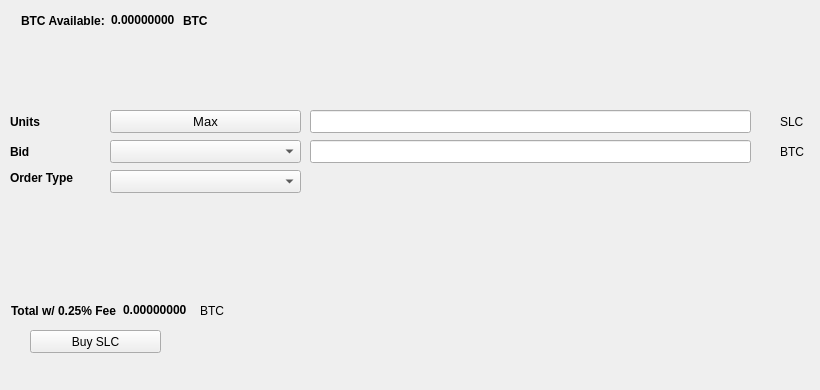
   <widget class="QWidget" name="BuyTab">
    <attribute name="title">
     <string>Buy</string>
    </attribute>
    <widget class="QPushButton" name="BuyPIV">
     <property name="geometry">
      <rect>
       <x>30</x>
       <y>330</y>
       <width>131</width>
       <height>23</height>
      </rect>
     </property>
     <property name="text">
      <string>Buy SLC</string>
     </property>
     <property name="icon">
      <iconset resource="../slc.qrc">
       <normaloff>:/icons/bitcoin</normaloff>:/icons/bitcoin</iconset>
     </property>
    </widget>
    <widget class="QLabel" name="label_3">
     <property name="geometry">
      <rect>
       <x>10</x>
       <y>110</y>
       <width>46</width>
       <height>23</height>
      </rect>
     </property>
     <property name="font">
      <font>
       <weight>75</weight>
       <bold>true</bold>
      </font>
     </property>
     <property name="text">
      <string>Units</string>
     </property>
    </widget>
    <widget class="QLineEdit" name="UnitsInput">
     <property name="geometry">
      <rect>
       <x>310</x>
       <y>110</y>
       <width>441</width>
       <height>23</height>
      </rect>
     </property>
     <property name="font">
      <font>
       <pointsize>9</pointsize>
       <weight>75</weight>
       <bold>true</bold>
      </font>
     </property>
    </widget>
    <widget class="QLineEdit" name="BuyBidPriceEdit">
     <property name="geometry">
      <rect>
       <x>310</x>
       <y>140</y>
       <width>441</width>
       <height>23</height>
      </rect>
     </property>
     <property name="font">
      <font>
       <pointsize>9</pointsize>
       <weight>75</weight>
       <bold>true</bold>
      </font>
     </property>
    </widget>
    <widget class="QLabel" name="label_4">
     <property name="geometry">
      <rect>
       <x>780</x>
       <y>110</y>
       <width>31</width>
       <height>23</height>
      </rect>
     </property>
     <property name="text">
      <string>SLC</string>
     </property>
    </widget>
    <widget class="QLabel" name="label_5">
     <property name="geometry">
      <rect>
       <x>780</x>
       <y>140</y>
       <width>31</width>
       <height>23</height>
      </rect>
     </property>
     <property name="text">
      <string>BTC</string>
     </property>
    </widget>
    <widget class="QLabel" name="label_6">
     <property name="geometry">
      <rect>
       <x>10</x>
       <y>140</y>
       <width>46</width>
       <height>23</height>
      </rect>
     </property>
     <property name="font">
      <font>
       <weight>75</weight>
       <bold>true</bold>
      </font>
     </property>
     <property name="text">
      <string>Bid</string>
     </property>
    </widget>
    <widget class="QLabel" name="label_7">
     <property name="geometry">
      <rect>
       <x>10</x>
       <y>170</y>
       <width>91</width>
       <height>16</height>
      </rect>
     </property>
     <property name="font">
      <font>
       <weight>75</weight>
       <bold>true</bold>
      </font>
     </property>
     <property name="text">
      <string>Order Type</string>
     </property>
    </widget>
    <widget class="QPushButton" name="Buy_Max_Amount">
     <property name="geometry">
      <rect>
       <x>110</x>
       <y>110</y>
       <width>191</width>
       <height>23</height>
      </rect>
     </property>
     <property name="font">
      <font>
       <pointsize>10</pointsize>
      </font>
     </property>
     <property name="text">
      <string>Max</string>
     </property>
    </widget>
    <widget class="QComboBox" name="BuyBidcomboBox">
     <property name="geometry">
      <rect>
       <x>110</x>
       <y>140</y>
       <width>191</width>
       <height>23</height>
      </rect>
     </property>
     <property name="font">
      <font>
       <pointsize>10</pointsize>
      </font>
     </property>
    </widget>
    <widget class="QComboBox" name="buyOrdertypeCombo">
     <property name="geometry">
      <rect>
       <x>110</x>
       <y>170</y>
       <width>191</width>
       <height>23</height>
      </rect>
     </property>
     <property name="font">
      <font>
       <pointsize>10</pointsize>
      </font>
     </property>
    </widget>
    <widget class="QWidget" name="layoutWidget1">
     <property name="geometry">
      <rect>
       <x>21</x>
       <y>11</y>
       <width>227</width>
       <height>19</height>
      </rect>
     </property>
     <layout class="QHBoxLayout" name="horizontalLayout_3">
      <item>
       <widget class="QLabel" name="label232">
        <property name="font">
         <font>
          <weight>75</weight>
          <bold>true</bold>
         </font>
        </property>
        <property name="text">
         <string>BTC Available:</string>
        </property>
       </widget>
      </item>
      <item>
       <widget class="QLabel" name="BtcAvailableLbl">
        <property name="palette">
         <palette>
          <active>
           <colorrole role="WindowText">
            <brush brushstyle="SolidPattern">
             <color alpha="255">
              <red>0</red>
              <green>0</green>
              <blue>0</blue>
             </color>
            </brush>
           </colorrole>
           <colorrole role="Button">
            <brush brushstyle="SolidPattern">
             <color alpha="255">
              <red>0</red>
              <green>170</green>
              <blue>0</blue>
             </color>
            </brush>
           </colorrole>
           <colorrole role="Light">
            <brush brushstyle="SolidPattern">
             <color alpha="255">
              <red>0</red>
              <green>255</green>
              <blue>0</blue>
             </color>
            </brush>
           </colorrole>
           <colorrole role="Midlight">
            <brush brushstyle="SolidPattern">
             <color alpha="255">
              <red>0</red>
              <green>212</green>
              <blue>0</blue>
             </color>
            </brush>
           </colorrole>
           <colorrole role="Dark">
            <brush brushstyle="SolidPattern">
             <color alpha="255">
              <red>0</red>
              <green>85</green>
              <blue>0</blue>
             </color>
            </brush>
           </colorrole>
           <colorrole role="Mid">
            <brush brushstyle="SolidPattern">
             <color alpha="255">
              <red>0</red>
              <green>113</green>
              <blue>0</blue>
             </color>
            </brush>
           </colorrole>
           <colorrole role="Text">
            <brush brushstyle="SolidPattern">
             <color alpha="255">
              <red>0</red>
              <green>170</green>
              <blue>0</blue>
             </color>
            </brush>
           </colorrole>
           <colorrole role="BrightText">
            <brush brushstyle="SolidPattern">
             <color alpha="255">
              <red>255</red>
              <green>255</green>
              <blue>255</blue>
             </color>
            </brush>
           </colorrole>
           <colorrole role="ButtonText">
            <brush brushstyle="SolidPattern">
             <color alpha="255">
              <red>0</red>
              <green>0</green>
              <blue>0</blue>
             </color>
            </brush>
           </colorrole>
           <colorrole role="Base">
            <brush brushstyle="SolidPattern">
             <color alpha="255">
              <red>255</red>
              <green>255</green>
              <blue>255</blue>
             </color>
            </brush>
           </colorrole>
           <colorrole role="Window">
            <brush brushstyle="SolidPattern">
             <color alpha="255">
              <red>0</red>
              <green>170</green>
              <blue>0</blue>
             </color>
            </brush>
           </colorrole>
           <colorrole role="Shadow">
            <brush brushstyle="SolidPattern">
             <color alpha="255">
              <red>0</red>
              <green>0</green>
              <blue>0</blue>
             </color>
            </brush>
           </colorrole>
           <colorrole role="AlternateBase">
            <brush brushstyle="SolidPattern">
             <color alpha="255">
              <red>127</red>
              <green>212</green>
              <blue>127</blue>
             </color>
            </brush>
           </colorrole>
           <colorrole role="ToolTipBase">
            <brush brushstyle="SolidPattern">
             <color alpha="255">
              <red>255</red>
              <green>255</green>
              <blue>220</blue>
             </color>
            </brush>
           </colorrole>
           <colorrole role="ToolTipText">
            <brush brushstyle="SolidPattern">
             <color alpha="255">
              <red>0</red>
              <green>0</green>
              <blue>0</blue>
             </color>
            </brush>
           </colorrole>
          </active>
          <inactive>
           <colorrole role="WindowText">
            <brush brushstyle="SolidPattern">
             <color alpha="255">
              <red>0</red>
              <green>0</green>
              <blue>0</blue>
             </color>
            </brush>
           </colorrole>
           <colorrole role="Button">
            <brush brushstyle="SolidPattern">
             <color alpha="255">
              <red>0</red>
              <green>170</green>
              <blue>0</blue>
             </color>
            </brush>
           </colorrole>
           <colorrole role="Light">
            <brush brushstyle="SolidPattern">
             <color alpha="255">
              <red>0</red>
              <green>255</green>
              <blue>0</blue>
             </color>
            </brush>
           </colorrole>
           <colorrole role="Midlight">
            <brush brushstyle="SolidPattern">
             <color alpha="255">
              <red>0</red>
              <green>212</green>
              <blue>0</blue>
             </color>
            </brush>
           </colorrole>
           <colorrole role="Dark">
            <brush brushstyle="SolidPattern">
             <color alpha="255">
              <red>0</red>
              <green>85</green>
              <blue>0</blue>
             </color>
            </brush>
           </colorrole>
           <colorrole role="Mid">
            <brush brushstyle="SolidPattern">
             <color alpha="255">
              <red>0</red>
              <green>113</green>
              <blue>0</blue>
             </color>
            </brush>
           </colorrole>
           <colorrole role="Text">
            <brush brushstyle="SolidPattern">
             <color alpha="255">
              <red>0</red>
              <green>170</green>
              <blue>0</blue>
             </color>
            </brush>
           </colorrole>
           <colorrole role="BrightText">
            <brush brushstyle="SolidPattern">
             <color alpha="255">
              <red>255</red>
              <green>255</green>
              <blue>255</blue>
             </color>
            </brush>
           </colorrole>
           <colorrole role="ButtonText">
            <brush brushstyle="SolidPattern">
             <color alpha="255">
              <red>0</red>
              <green>0</green>
              <blue>0</blue>
             </color>
            </brush>
           </colorrole>
           <colorrole role="Base">
            <brush brushstyle="SolidPattern">
             <color alpha="255">
              <red>255</red>
              <green>255</green>
              <blue>255</blue>
             </color>
            </brush>
           </colorrole>
           <colorrole role="Window">
            <brush brushstyle="SolidPattern">
             <color alpha="255">
              <red>0</red>
              <green>170</green>
              <blue>0</blue>
             </color>
            </brush>
           </colorrole>
           <colorrole role="Shadow">
            <brush brushstyle="SolidPattern">
             <color alpha="255">
              <red>0</red>
              <green>0</green>
              <blue>0</blue>
             </color>
            </brush>
           </colorrole>
           <colorrole role="AlternateBase">
            <brush brushstyle="SolidPattern">
             <color alpha="255">
              <red>127</red>
              <green>212</green>
              <blue>127</blue>
             </color>
            </brush>
           </colorrole>
           <colorrole role="ToolTipBase">
            <brush brushstyle="SolidPattern">
             <color alpha="255">
              <red>255</red>
              <green>255</green>
              <blue>220</blue>
             </color>
            </brush>
           </colorrole>
           <colorrole role="ToolTipText">
            <brush brushstyle="SolidPattern">
             <color alpha="255">
              <red>0</red>
              <green>0</green>
              <blue>0</blue>
             </color>
            </brush>
           </colorrole>
          </inactive>
          <disabled>
           <colorrole role="WindowText">
            <brush brushstyle="SolidPattern">
             <color alpha="255">
              <red>0</red>
              <green>85</green>
              <blue>0</blue>
             </color>
            </brush>
           </colorrole>
           <colorrole role="Button">
            <brush brushstyle="SolidPattern">
             <color alpha="255">
              <red>0</red>
              <green>170</green>
              <blue>0</blue>
             </color>
            </brush>
           </colorrole>
           <colorrole role="Light">
            <brush brushstyle="SolidPattern">
             <color alpha="255">
              <red>0</red>
              <green>255</green>
              <blue>0</blue>
             </color>
            </brush>
           </colorrole>
           <colorrole role="Midlight">
            <brush brushstyle="SolidPattern">
             <color alpha="255">
              <red>0</red>
              <green>212</green>
              <blue>0</blue>
             </color>
            </brush>
           </colorrole>
           <colorrole role="Dark">
            <brush brushstyle="SolidPattern">
             <color alpha="255">
              <red>0</red>
              <green>85</green>
              <blue>0</blue>
             </color>
            </brush>
           </colorrole>
           <colorrole role="Mid">
            <brush brushstyle="SolidPattern">
             <color alpha="255">
              <red>0</red>
              <green>113</green>
              <blue>0</blue>
             </color>
            </brush>
           </colorrole>
           <colorrole role="Text">
            <brush brushstyle="SolidPattern">
             <color alpha="255">
              <red>0</red>
              <green>85</green>
              <blue>0</blue>
             </color>
            </brush>
           </colorrole>
           <colorrole role="BrightText">
            <brush brushstyle="SolidPattern">
             <color alpha="255">
              <red>255</red>
              <green>255</green>
              <blue>255</blue>
             </color>
            </brush>
           </colorrole>
           <colorrole role="ButtonText">
            <brush brushstyle="SolidPattern">
             <color alpha="255">
              <red>0</red>
              <green>85</green>
              <blue>0</blue>
             </color>
            </brush>
           </colorrole>
           <colorrole role="Base">
            <brush brushstyle="SolidPattern">
             <color alpha="255">
              <red>0</red>
              <green>170</green>
              <blue>0</blue>
             </color>
            </brush>
           </colorrole>
           <colorrole role="Window">
            <brush brushstyle="SolidPattern">
             <color alpha="255">
              <red>0</red>
              <green>170</green>
              <blue>0</blue>
             </color>
            </brush>
           </colorrole>
           <colorrole role="Shadow">
            <brush brushstyle="SolidPattern">
             <color alpha="255">
              <red>0</red>
              <green>0</green>
              <blue>0</blue>
             </color>
            </brush>
           </colorrole>
           <colorrole role="AlternateBase">
            <brush brushstyle="SolidPattern">
             <color alpha="255">
              <red>0</red>
              <green>170</green>
              <blue>0</blue>
             </color>
            </brush>
           </colorrole>
           <colorrole role="ToolTipBase">
            <brush brushstyle="SolidPattern">
             <color alpha="255">
              <red>255</red>
              <green>255</green>
              <blue>220</blue>
             </color>
            </brush>
           </colorrole>
           <colorrole role="ToolTipText">
            <brush brushstyle="SolidPattern">
             <color alpha="255">
              <red>0</red>
              <green>0</green>
              <blue>0</blue>
             </color>
            </brush>
           </colorrole>
          </disabled>
         </palette>
        </property>
        <property name="font">
         <font>
          <weight>75</weight>
          <bold>true</bold>
         </font>
        </property>
        <property name="text">
         <string>0.00000000</string>
        </property>
        <property name="textInteractionFlags">
         <set>Qt::LinksAccessibleByMouse|Qt::TextSelectableByKeyboard|Qt::TextSelectableByMouse</set>
        </property>
       </widget>
      </item>
      <item>
       <widget class="QLabel" name="BtcAvailableLbl_2">
        <property name="font">
         <font>
          <weight>75</weight>
          <bold>true</bold>
         </font>
        </property>
        <property name="text">
         <string>BTC</string>
        </property>
       </widget>
      </item>
     </layout>
    </widget>
    <widget class="QWidget" name="layoutWidge2">
     <property name="geometry">
      <rect>
       <x>11</x>
       <y>301</y>
       <width>259</width>
       <height>19</height>
      </rect>
     </property>
     <layout class="QHBoxLayout" name="horizontalLayout_4">
      <item>
       <widget class="QLabel" name="label_9">
        <property name="font">
         <font>
          <weight>75</weight>
          <bold>true</bold>
         </font>
        </property>
        <property name="text">
         <string>Total w/ 0.25% Fee</string>
        </property>
       </widget>
      </item>
      <item>
       <widget class="QLabel" name="BuyCostLabel">
        <property name="palette">
         <palette>
          <active>
           <colorrole role="WindowText">
            <brush brushstyle="SolidPattern">
             <color alpha="255">
              <red>0</red>
              <green>0</green>
              <blue>0</blue>
             </color>
            </brush>
           </colorrole>
           <colorrole role="Button">
            <brush brushstyle="SolidPattern">
             <color alpha="255">
              <red>0</red>
              <green>170</green>
              <blue>0</blue>
             </color>
            </brush>
           </colorrole>
           <colorrole role="Light">
            <brush brushstyle="SolidPattern">
             <color alpha="255">
              <red>0</red>
              <green>255</green>
              <blue>0</blue>
             </color>
            </brush>
           </colorrole>
           <colorrole role="Midlight">
            <brush brushstyle="SolidPattern">
             <color alpha="255">
              <red>0</red>
              <green>212</green>
              <blue>0</blue>
             </color>
            </brush>
           </colorrole>
           <colorrole role="Dark">
            <brush brushstyle="SolidPattern">
             <color alpha="255">
              <red>0</red>
              <green>85</green>
              <blue>0</blue>
             </color>
            </brush>
           </colorrole>
           <colorrole role="Mid">
            <brush brushstyle="SolidPattern">
             <color alpha="255">
              <red>0</red>
              <green>113</green>
              <blue>0</blue>
             </color>
            </brush>
           </colorrole>
           <colorrole role="Text">
            <brush brushstyle="SolidPattern">
             <color alpha="255">
              <red>0</red>
              <green>170</green>
              <blue>0</blue>
             </color>
            </brush>
           </colorrole>
           <colorrole role="BrightText">
            <brush brushstyle="SolidPattern">
             <color alpha="255">
              <red>255</red>
              <green>255</green>
              <blue>255</blue>
             </color>
            </brush>
           </colorrole>
           <colorrole role="ButtonText">
            <brush brushstyle="SolidPattern">
             <color alpha="255">
              <red>0</red>
              <green>0</green>
              <blue>0</blue>
             </color>
            </brush>
           </colorrole>
           <colorrole role="Base">
            <brush brushstyle="SolidPattern">
             <color alpha="255">
              <red>255</red>
              <green>255</green>
              <blue>255</blue>
             </color>
            </brush>
           </colorrole>
           <colorrole role="Window">
            <brush brushstyle="SolidPattern">
             <color alpha="255">
              <red>0</red>
              <green>170</green>
              <blue>0</blue>
             </color>
            </brush>
           </colorrole>
           <colorrole role="Shadow">
            <brush brushstyle="SolidPattern">
             <color alpha="255">
              <red>0</red>
              <green>0</green>
              <blue>0</blue>
             </color>
            </brush>
           </colorrole>
           <colorrole role="AlternateBase">
            <brush brushstyle="SolidPattern">
             <color alpha="255">
              <red>127</red>
              <green>212</green>
              <blue>127</blue>
             </color>
            </brush>
           </colorrole>
           <colorrole role="ToolTipBase">
            <brush brushstyle="SolidPattern">
             <color alpha="255">
              <red>255</red>
              <green>255</green>
              <blue>220</blue>
             </color>
            </brush>
           </colorrole>
           <colorrole role="ToolTipText">
            <brush brushstyle="SolidPattern">
             <color alpha="255">
              <red>0</red>
              <green>0</green>
              <blue>0</blue>
             </color>
            </brush>
           </colorrole>
          </active>
          <inactive>
           <colorrole role="WindowText">
            <brush brushstyle="SolidPattern">
             <color alpha="255">
              <red>0</red>
              <green>0</green>
              <blue>0</blue>
             </color>
            </brush>
           </colorrole>
           <colorrole role="Button">
            <brush brushstyle="SolidPattern">
             <color alpha="255">
              <red>0</red>
              <green>170</green>
              <blue>0</blue>
             </color>
            </brush>
           </colorrole>
           <colorrole role="Light">
            <brush brushstyle="SolidPattern">
             <color alpha="255">
              <red>0</red>
              <green>255</green>
              <blue>0</blue>
             </color>
            </brush>
           </colorrole>
           <colorrole role="Midlight">
            <brush brushstyle="SolidPattern">
             <color alpha="255">
              <red>0</red>
              <green>212</green>
              <blue>0</blue>
             </color>
            </brush>
           </colorrole>
           <colorrole role="Dark">
            <brush brushstyle="SolidPattern">
             <color alpha="255">
              <red>0</red>
              <green>85</green>
              <blue>0</blue>
             </color>
            </brush>
           </colorrole>
           <colorrole role="Mid">
            <brush brushstyle="SolidPattern">
             <color alpha="255">
              <red>0</red>
              <green>113</green>
              <blue>0</blue>
             </color>
            </brush>
           </colorrole>
           <colorrole role="Text">
            <brush brushstyle="SolidPattern">
             <color alpha="255">
              <red>0</red>
              <green>170</green>
              <blue>0</blue>
             </color>
            </brush>
           </colorrole>
           <colorrole role="BrightText">
            <brush brushstyle="SolidPattern">
             <color alpha="255">
              <red>255</red>
              <green>255</green>
              <blue>255</blue>
             </color>
            </brush>
           </colorrole>
           <colorrole role="ButtonText">
            <brush brushstyle="SolidPattern">
             <color alpha="255">
              <red>0</red>
              <green>0</green>
              <blue>0</blue>
             </color>
            </brush>
           </colorrole>
           <colorrole role="Base">
            <brush brushstyle="SolidPattern">
             <color alpha="255">
              <red>255</red>
              <green>255</green>
              <blue>255</blue>
             </color>
            </brush>
           </colorrole>
           <colorrole role="Window">
            <brush brushstyle="SolidPattern">
             <color alpha="255">
              <red>0</red>
              <green>170</green>
              <blue>0</blue>
             </color>
            </brush>
           </colorrole>
           <colorrole role="Shadow">
            <brush brushstyle="SolidPattern">
             <color alpha="255">
              <red>0</red>
              <green>0</green>
              <blue>0</blue>
             </color>
            </brush>
           </colorrole>
           <colorrole role="AlternateBase">
            <brush brushstyle="SolidPattern">
             <color alpha="255">
              <red>127</red>
              <green>212</green>
              <blue>127</blue>
             </color>
            </brush>
           </colorrole>
           <colorrole role="ToolTipBase">
            <brush brushstyle="SolidPattern">
             <color alpha="255">
              <red>255</red>
              <green>255</green>
              <blue>220</blue>
             </color>
            </brush>
           </colorrole>
           <colorrole role="ToolTipText">
            <brush brushstyle="SolidPattern">
             <color alpha="255">
              <red>0</red>
              <green>0</green>
              <blue>0</blue>
             </color>
            </brush>
           </colorrole>
          </inactive>
          <disabled>
           <colorrole role="WindowText">
            <brush brushstyle="SolidPattern">
             <color alpha="255">
              <red>0</red>
              <green>85</green>
              <blue>0</blue>
             </color>
            </brush>
           </colorrole>
           <colorrole role="Button">
            <brush brushstyle="SolidPattern">
             <color alpha="255">
              <red>0</red>
              <green>170</green>
              <blue>0</blue>
             </color>
            </brush>
           </colorrole>
           <colorrole role="Light">
            <brush brushstyle="SolidPattern">
             <color alpha="255">
              <red>0</red>
              <green>255</green>
              <blue>0</blue>
             </color>
            </brush>
           </colorrole>
           <colorrole role="Midlight">
            <brush brushstyle="SolidPattern">
             <color alpha="255">
              <red>0</red>
              <green>212</green>
              <blue>0</blue>
             </color>
            </brush>
           </colorrole>
           <colorrole role="Dark">
            <brush brushstyle="SolidPattern">
             <color alpha="255">
              <red>0</red>
              <green>85</green>
              <blue>0</blue>
             </color>
            </brush>
           </colorrole>
           <colorrole role="Mid">
            <brush brushstyle="SolidPattern">
             <color alpha="255">
              <red>0</red>
              <green>113</green>
              <blue>0</blue>
             </color>
            </brush>
           </colorrole>
           <colorrole role="Text">
            <brush brushstyle="SolidPattern">
             <color alpha="255">
              <red>0</red>
              <green>85</green>
              <blue>0</blue>
             </color>
            </brush>
           </colorrole>
           <colorrole role="BrightText">
            <brush brushstyle="SolidPattern">
             <color alpha="255">
              <red>255</red>
              <green>255</green>
              <blue>255</blue>
             </color>
            </brush>
           </colorrole>
           <colorrole role="ButtonText">
            <brush brushstyle="SolidPattern">
             <color alpha="255">
              <red>0</red>
              <green>85</green>
              <blue>0</blue>
             </color>
            </brush>
           </colorrole>
           <colorrole role="Base">
            <brush brushstyle="SolidPattern">
             <color alpha="255">
              <red>0</red>
              <green>170</green>
              <blue>0</blue>
             </color>
            </brush>
           </colorrole>
           <colorrole role="Window">
            <brush brushstyle="SolidPattern">
             <color alpha="255">
              <red>0</red>
              <green>170</green>
              <blue>0</blue>
             </color>
            </brush>
           </colorrole>
           <colorrole role="Shadow">
            <brush brushstyle="SolidPattern">
             <color alpha="255">
              <red>0</red>
              <green>0</green>
              <blue>0</blue>
             </color>
            </brush>
           </colorrole>
           <colorrole role="AlternateBase">
            <brush brushstyle="SolidPattern">
             <color alpha="255">
              <red>0</red>
              <green>170</green>
              <blue>0</blue>
             </color>
            </brush>
           </colorrole>
           <colorrole role="ToolTipBase">
            <brush brushstyle="SolidPattern">
             <color alpha="255">
              <red>255</red>
              <green>255</green>
              <blue>220</blue>
             </color>
            </brush>
           </colorrole>
           <colorrole role="ToolTipText">
            <brush brushstyle="SolidPattern">
             <color alpha="255">
              <red>0</red>
              <green>0</green>
              <blue>0</blue>
             </color>
            </brush>
           </colorrole>
          </disabled>
         </palette>
        </property>
        <property name="font">
         <font>
          <weight>75</weight>
          <bold>true</bold>
         </font>
        </property>
        <property name="autoFillBackground">
         <bool>false</bool>
        </property>
        <property name="text">
         <string>0.00000000</string>
        </property>
        <property name="textInteractionFlags">
         <set>Qt::LinksAccessibleByMouse|Qt::TextSelectableByMouse</set>
        </property>
       </widget>
      </item>
      <item>
       <widget class="QLabel" name="label_10">
        <property name="font">
         <font>
          <weight>50</weight>
          <bold>false</bold>
         </font>
        </property>
        <property name="text">
         <string>BTC</string>
        </property>
       </widget>
      </item>
     </layout>
    </widget>
    <widget class="QLabel" name="label_24">
     <property name="geometry">
      <rect>
       <x>460</x>
       <y>300</y>
       <width>281</width>
       <height>81</height>
      </rect>
     </property>
     <property name="text">
      <string/>
     </property>
     <property name="pixmap">
      <pixmap>:/images/bittrex</pixmap>
     </property>
    </widget>
   </widget>
